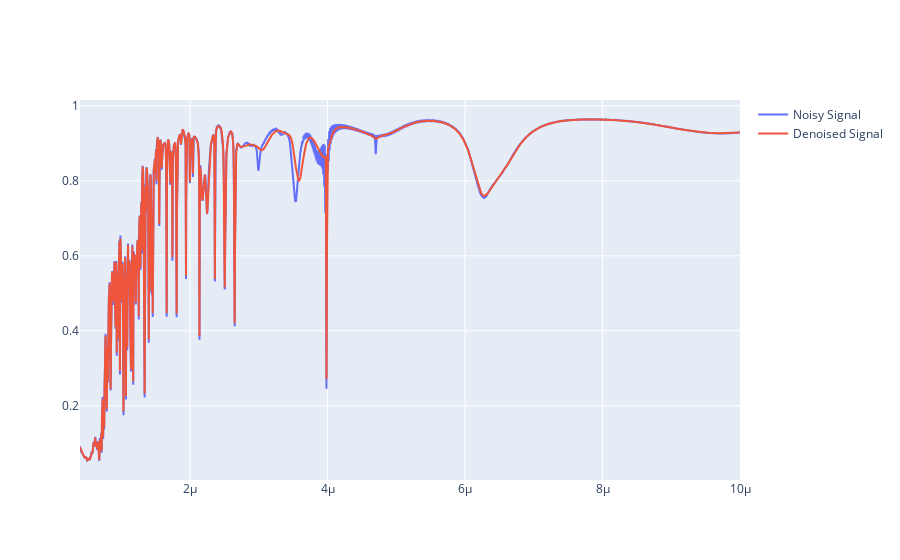

The cell this chart's notebook holds for it:
### Code cell
dn_test_data = all_data_txt_denoised["TE"][1328].copy(deep=True)
# create empty plotly figure
fig = go.Figure()
# fig = px.line(dn_test_data, x="lambda", y="signal", title="Noisy Data")
trace = go.Scatter(x=dn_test_data["lambda"], y=dn_test_data["signal"], mode='lines', name='Noisy Signal')
fig.add_trace(trace)
trace = go.Scatter(x=dn_test_data["lambda"], y=dn_test_data["smoothed_signal"], mode='lines', name='Denoised Signal')
fig.add_trace(trace)
fig.show()

### Figure 1 — Plotly figure (JSON) as saved in the notebook; plotly's stock layout.template omitted (floating-point values rounded to 4 significant figures; data arrays with more than 128 entries replaced by an {"elided": "..."} marker saying what was removed)
{"data": [{"mode": "lines", "name": "Noisy Signal", "type": "scatter", "x": {"elided": "10000 float values"}, "y": {"elided": "10000 float values"}}, {"mode": "lines", "name": "Denoised Signal", "type": "scatter", "x": {"elided": "10000 float values"}, "y": {"elided": "10000 float values"}}], "layout": {}}
